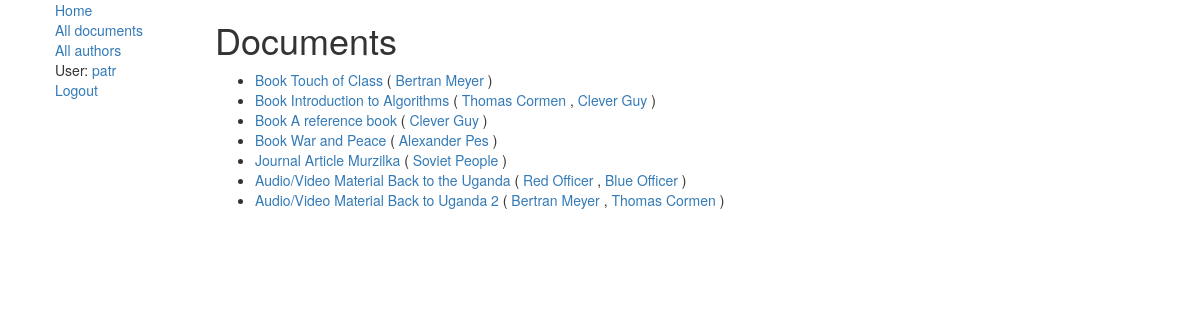
Page /library/document/ (signed in) on the committed database.
### library/models.py (models this page shows, shortened)
class Document(models.Model):
    title = models.CharField(max_length=100)
    authors = models.ManyToManyField('Author', help_text='Select authors')
    description = models.TextField(max_length=1000, help_text="Enter a description of the document")
    type = models.ForeignKey('DocType', on_delete=models.SET_NULL, null=True, blank=True)
    tags = models.ManyToManyField('Tag', help_text="Select tags")
    last_quantity = models.IntegerField(
        help_text='This field is used for storing quantity after recalculation. DO NOT USE IT, use quantity() instead!',
        null=True)
    bestseller = models.BooleanField(default=False)
    quantity_synced = models.BooleanField(default=False)
    is_reference = models.BooleanField(default=False, help_text="Reference materials can not be borrowed.")
    def quantity(self) -> int:
        if not self.quantity_synced:
            n = len(DocumentInstance.objects.filter(document_id=self.id, status='a'))
            self.last_quantity = n
            self.quantity_synced = True
            self.save()
        else:
            n = self.last_quantity
        return n

class DocType(models.Model):
    name = models.CharField(max_length=50, help_text="Document type name")
    fields = models.CharField(max_length=1000, blank=True,
                              help_text="Fields labels separated with semicolon. Max: 5")
    max_days = models.IntegerField(help_text='Maximum days for loan in regular case', null=True)
    max_days_bestseller = models.IntegerField(help_text='Maximum days for loan if document is bestseller', null=True)
    max_days_privileges = models.IntegerField(help_text='Maximum days for loan for privileged patrons', null=True)
    class Meta:
        verbose_name = "Document Type"
        verbose_name_plural = "Documents' Types"
    def __str__(self):
        return self.name

class Author(models.Model):
    first_name = models.CharField(max_length=100)
    last_name = models.CharField(max_length=100)
    date_born = models.DateField(null=True, blank=True)
    date_died = models.DateField('Died', null=True, blank=True)
    def get_absolute_url(self):
        return reverse('author-detail', args=[str(self.id)])

### library/views.py (the view)
class DocumentListView(generic.ListView):
    model = Document
    paginate_by = 10

### library/templates/library/document_list.html (shortened to what this page needs)
{% extends "base_generic.html" %}
{% block content %}
    <h1>Documents</h1>
    {% if document_list %}
        <ul>
            {% for document in document_list %}
                <li>
                    <a href="{% url 'document-detail' id=document.id %}">{{ document.type }} {{ document.title }} </a>
                    ({% for author in document.authors.all %}
                    <a href="{{ author.get_absolute_url }}">{{ author.first_name }} {{ author.last_name }}</a>
                    {% if not forloop.last %},{% endif %}
                {% endfor %})
                </li>
            {% endfor %}
        </ul>
    {% else %}
        <p>There are no documents in the library yet</p>
    {% endif %}
{% endblock %}

### library/templates/base_generic.html (shortened to what this page needs)
<!DOCTYPE html>
<html lang="en-us">
<head>
    <link rel="stylesheet" href="https://maxcdn.bootstrapcdn.com/bootstrap/3.3.7/css/bootstrap.min.css">
    <link rel="stylesheet" href="styles.css">
</head>
<body link="">
<div class="container-fluid">
    <div class="row">
        <div class="col-sm-2">
            {% block sidebar %}
                <ul class="sidebar-nav">
                    <div><a href="{% url 'index' %}">Home</a></div>
                    <div><a href="{% url 'document' %}">All documents</a></div>
                    <div><a href="{% url 'authors' %}">All authors</a></div>
                    {% if user.is_authenticated %}
                        <div>User: <a title="Open user card" href="{% url 'dashboard' %}">{{ user.get_username }}</a></div>
                        <div><a href="{% url 'logout' %}?next={{ request.path }}">Logout</a></div>
                    {% else %}
                        <div><a href="{% url 'login' %}?next={{ request.path }}">Login</a></div>
                    {% endif %}
                </ul>
            {% endblock %}
        </div>
        <div class="col-sm-10 ">
            {% block content %}{% endblock %}
        </div>
    </div>
</div>
</body>
</html>

### rows in the picture
Document: type "Book", title "Touch of Class"
Author: first_name "Bertran", last_name "Meyer"
Document: type "Book", title "Introduction to Algorithms"
Author: first_name "Thomas", last_name "Cormen"
Author: first_name "Clever", last_name "Guy"
Document: type "Book", title "A reference book"
Document: type "Book", title "War and Peace"
Author: first_name "Alexander", last_name "Pes"
Document: type "Journal Article", title "Murzilka"
Author: first_name "Soviet", last_name "People"
Document: type "Audio/Video Material", title "Back to the Uganda"
Author: first_name "Red", last_name "Officer"
Author: first_name "Blue", last_name "Officer"
Document: type "Audio/Video Material", title "Back to Uganda 2"

### other values in the picture
{{ user.get_username }} "patr"
